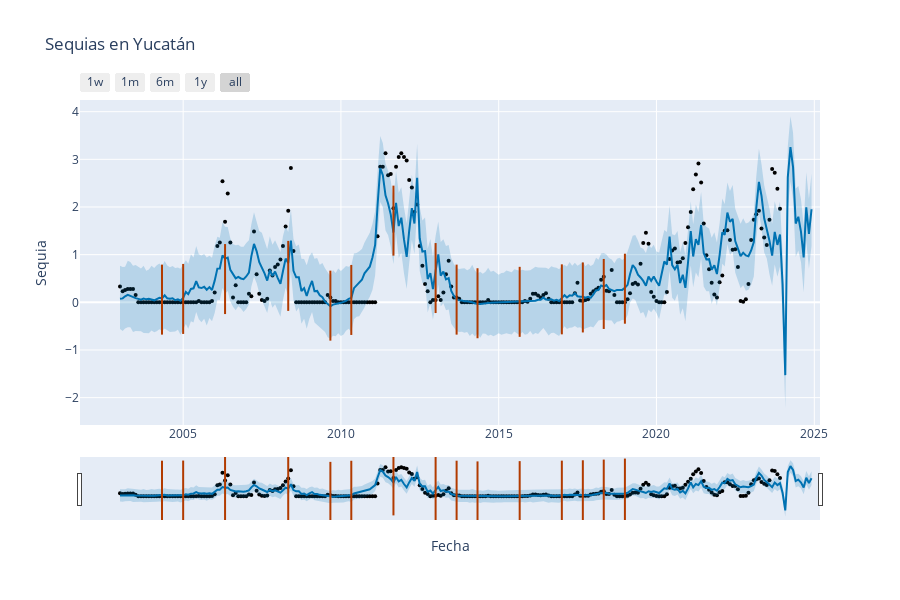

The cell this chart's notebook holds for it:
### Code cell
fig= plot_plotly(m, forecast, changepoints=True)
fig.update_layout(title='Sequias en Yucatán', xaxis_title='Fecha', yaxis_title='Sequia')

### Figure 1 — Plotly figure (JSON) as saved in the notebook; plotly's stock layout.template omitted (floating-point values rounded to 4 significant figures; data arrays with more than 128 entries replaced by an {"elided": "..."} marker saying what was removed)
{"data": [{"marker": {"color": "black", "size": 4}, "mode": "markers", "name": "Actual", "type": "scatter", "x": {"elided": "252 str values"}, "y": {"elided": "252 float values"}}, {"hoverinfo": "skip", "line": {"width": 0}, "mode": "lines", "type": "scatter", "x": {"elided": "264 str values"}, "y": {"elided": "264 float values"}}, {"fill": "tonexty", "fillcolor": "rgba(0, 114, 178, 0.2)", "line": {"color": "#0072B2", "width": 2}, "mode": "lines", "name": "Predicted", "type": "scatter", "x": {"elided": "264 str values"}, "y": {"elided": "264 float values"}}, {"fill": "tonexty", "fillcolor": "rgba(0, 114, 178, 0.2)", "hoverinfo": "skip", "line": {"width": 0}, "mode": "lines", "type": "scatter", "x": {"elided": "264 str values"}, "y": {"elided": "264 float values"}}, {"hoverinfo": "skip", "marker": {"color": "#B23B00", "line": {"width": 2}, "size": 50, "symbol": "line-ns-open"}, "mode": "markers", "type": "scatter", "x": ["2004-05-01T00:00:00", "2005-01-01T00:00:00", "2006-05-01T00:00:00", "2008-05-01T00:00:00", "2009-09-01T00:00:00", "2010-05-01T00:00:00", "2011-09-01T00:00:00", "2013-01-01T00:00:00", "2013-09-01T00:00:00", "2014-05-01T00:00:00", "2015-09-01T00:00:00", "2017-01-01T00:00:00", "2017-09-01T00:00:00", "2018-05-01T00:00:00", "2019-01-01T00:00:00"], "y": [0.05675, 0.07138, 0.4882, 0.5546, -0.06942, 0.0499, 1.714, 0.5096, 0.05685, -0.01908, 0.01036, 0.0624, 0.1023, 0.1758, 0.286]}], "layout": {"height": 600, "showlegend": false, "title": {"text": "Sequias en Yucatán"}, "width": 900, "xaxis": {"rangeselector": {"buttons": [{"count": 7, "label": "1w", "step": "day", "stepmode": "backward"}, {"count": 1, "label": "1m", "step": "month", "stepmode": "backward"}, {"count": 6, "label": "6m", "step": "month", "stepmode": "backward"}, {"count": 1, "label": "1y", "step": "year", "stepmode": "backward"}, {"step": "all"}]}, "rangeslider": {"visible": true}, "title": {"text": "Fecha"}, "type": "date"}, "yaxis": {"title": {"text": "Sequia"}}}}
